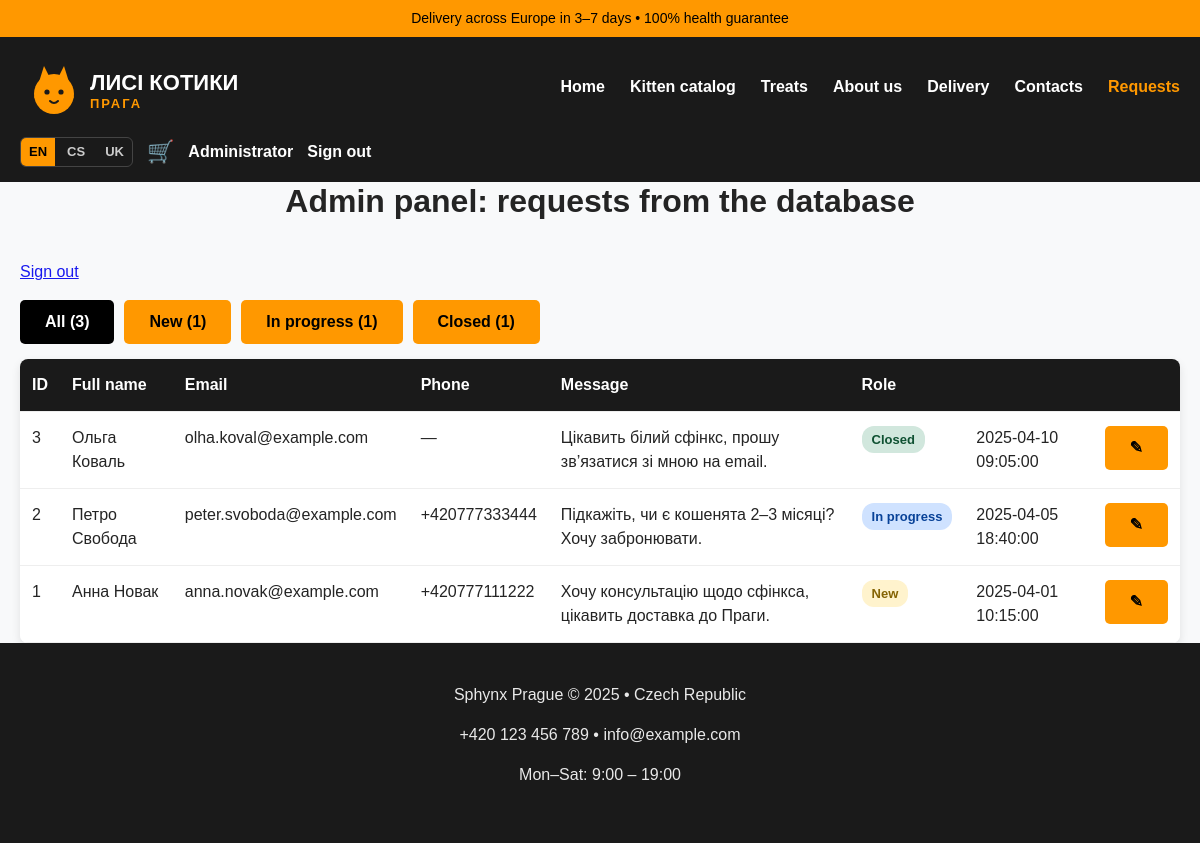
Page /admin_requests.php (signed in) on the committed database.
### tables this page shows
CREATE TABLE IF NOT EXISTS users (
    id INT UNSIGNED AUTO_INCREMENT PRIMARY KEY,
    email VARCHAR(190) NOT NULL UNIQUE,
    password_hash VARCHAR(255) NULL,
    name VARCHAR(100) NOT NULL,
    oauth_provider VARCHAR(20) NULL,
    oauth_id VARCHAR(100) NULL,
    role VARCHAR(20) NOT NULL DEFAULT 'user',
    created_at DATETIME NOT NULL DEFAULT CURRENT_TIMESTAMP
);

CREATE TABLE IF NOT EXISTS requests (
    id INT UNSIGNED AUTO_INCREMENT PRIMARY KEY,
    name VARCHAR(100) NOT NULL,
    email VARCHAR(150) NOT NULL,
    phone VARCHAR(20) NULL,
    age VARCHAR(20) NULL,
    color VARCHAR(50) NULL,
    message TEXT NOT NULL,
    consent TINYINT(1) NOT NULL DEFAULT 0,
    status VARCHAR(20) NOT NULL DEFAULT 'new',
    created_at DATETIME NOT NULL DEFAULT CURRENT_TIMESTAMP
);

### config/i18n.php (called while the page is built, shortened)
<?php
function current_locale(): string
{
    return $GLOBALS['__i18n_locale'] ?? DEFAULT_LOCALE;
}
function t(string $key, array $params = []): string
{
    $dict = $GLOBALS['__i18n_dict'] ?? [];
    $fallback = $GLOBALS['__i18n_fallback'] ?? [];
    $value = $dict[$key] ?? $fallback[$key] ?? $key;
    return $value;
}
function te(string $key, array $params = []): string
{
    return htmlspecialchars(t($key, $params), ENT_QUOTES, 'UTF-8');
}
function lang_switch_url(string $locale): string
{
    $params = $_GET;
    $params['lang'] = $locale;
    $path = strtok($_SERVER['REQUEST_URI'] ?? '/', '?');
    return $path . '?' . http_build_query($params);
}
function locale_label(string $locale): string
{
    return match ($locale) {
        'en' => 'EN',
        'cs' => 'CS',
        'uk' => 'UK',
        default => strtoupper($locale),
    };
}

### config/auth.php (called while the page is built, shortened)
<?php
function current_user(): ?UserRecord
{
    if ($GLOBALS['__current_user'] !== false) {
        return $GLOBALS['__current_user'];
    }
    $user = null;
    $userId = $_SESSION['user_id'] ?? null;
    if ($userId !== null && isset($GLOBALS['pdo'])) {
        $repo = new UserRepository($GLOBALS['pdo']);
        $user = $repo->find((int) $userId);
    }
    return $user;
}
function is_admin(): bool
{
    $user = current_user();
    return $user !== null && $user->role === 'admin';
}
function require_admin(): void
{
    if (!is_admin()) {
        header('Location: login.php?next=' . urlencode($_SERVER['REQUEST_URI'] ?? 'admin_requests.php'));
        exit;
    }
}

### src/UserRepository.php (called while the page is built, shortened)
<?php
final class UserRepository
{
    public function find(int $id): ?UserRecord
    {
        $stmt = $this->pdo->prepare('SELECT * FROM users WHERE id = ?');
        $stmt->execute([$id]);
        $row = $stmt->fetch(PDO::FETCH_ASSOC);
        return $row !== false ? UserRecord::fromRow($row) : null;
    }
}

### src/RequestRepository.php (called while the page is built, shortened)
<?php
final class RequestRepository
{
    public function all(?string $status = null, int $limit = 20, int $offset = 0): array
    {
        $sql = 'SELECT * FROM requests';
        $params = [];
        $sql .= ' ORDER BY id DESC LIMIT ? OFFSET ?';
        $stmt = $this->pdo->prepare($sql);
        $position = 1;
        $stmt->bindValue($position++, $limit, PDO::PARAM_INT);
        $stmt->bindValue($position++, $offset, PDO::PARAM_INT);
        $stmt->execute();
        return array_map(
            static fn (array $row): RequestRecord => RequestRecord::fromRow($row),
            $stmt->fetchAll(PDO::FETCH_ASSOC)
        );
    }
    public function count(?string $status = null): int
    {
        $sql = 'SELECT COUNT(*) FROM requests';
        $params = [];
        if ($status !== null) {
            $sql .= ' WHERE status = ?';
            $params[] = $status;
        }
        $stmt = $this->pdo->prepare($sql);
        $stmt->execute($params);
        return (int) $stmt->fetchColumn();
    }
}

### src/RequestStatus.php (called while the page is built, shortened)
<?php
final class RequestStatus
{
    public static function all(): array
    {
        return [self::NEW, self::IN_PROGRESS, self::CLOSED];
    }
}

### config/labels.php (called while the page is built, shortened)
<?php
function request_status_label(string $status): string
{
    return t('status.' . $status);
}

### src/RequestRecord.php (called while the page is built, shortened)
<?php
final class RequestRecord
{
    public static function fromRow(array $row): self
    {
        return new self(
            id: (int) $row['id'],
            name: (string) $row['name'],
            email: (string) $row['email'],
            phone: $row['phone'] !== null ? (string) $row['phone'] : null,
            age: $row['age'] !== null ? (string) $row['age'] : null,
            color: $row['color'] !== null ? (string) $row['color'] : null,
            message: (string) $row['message'],
            consent: (bool) $row['consent'],
            status: (string) ($row['status'] ?? RequestStatus::NEW),
            createdAt: (string) $row['created_at'],
        );
    }
}

### admin_requests.php (the view, shortened to what this page needs)
<?php
require_once __DIR__ . '/config/bootstrap.php';
require_admin();
$repo = new RequestRepository($pdo);
$statusFilter = $_GET['status'] ?? null;
$perPage = 10;
$page = max(1, (int) ($_GET['page'] ?? 1));
$total = $repo->count($statusFilter);
$totalPages = max(1, (int) ceil($total / $perPage));
$page = min($page, $totalPages);
$requests = $repo->all($statusFilter, $perPage, ($page - 1) * $perPage);
function status_query(?string $status, int $page): string
{
    $params = ['page' => $page];
    if ($status !== null) {
        $params['status'] = $status;
    }
    return '?' . http_build_query($params);
}
include __DIR__ . '/includes/header.php';
?>
<h2 class="section-title"><?= te('requests.admin.title') ?></h2>
<p><a href="logout.php"><?= te('nav.logout') ?></a></p>
<div class="status-filters">
    <a href="<?= htmlspecialchars(status_query(null, 1)) ?>" class="button <?= $statusFilter === null ? 'active' : '' ?>"><?= te('requests.all') ?> (<?= $repo->count() ?>)</a>
    <?php foreach (RequestStatus::all() as $status): ?>
        <a href="<?= htmlspecialchars(status_query($status, 1)) ?>" class="button <?= $statusFilter === $status ? 'active' : '' ?>">
            <?= htmlspecialchars(request_status_label($status)) ?> (<?= $repo->count($status) ?>)
        </a>
    <?php endforeach; ?>
</div>
<?php if ($total === 0): ?>
    <div class="card">
        <p><?= te('requests.empty') ?></p>
    </div>
<?php else: ?>
    <div class="card table-card">
        <div class="table-wrapper">
            <table class="data-table">
                <thead>
                <tr>
                    <th>ID</th>
                    <th><?= te('contacts.form.name') ?></th>
                    <th><?= te('contacts.form.email') ?></th>
                    <th><?= te('contacts.form.phone') ?></th>
                    <th><?= te('contacts.form.message') ?></th>
                    <th><?= te('auth.account.role') ?></th>
                    <th>&nbsp;</th>
                    <th>&nbsp;</th>
                </tr>
                </thead>
                <tbody>
                <?php foreach ($requests as $r): ?>
                    <tr>
                        <td><?= $r->id ?></td>
                        <td><?= htmlspecialchars($r->name) ?></td>
                        <td><?= htmlspecialchars($r->email) ?></td>
                        <td><?= htmlspecialchars($r->phone ?? '—') ?></td>
                        <td><?= nl2br(htmlspecialchars($r->message)) ?></td>
                        <td><span class="status-badge status-<?= htmlspecialchars($r->status) ?>"><?= htmlspecialchars(request_status_label($r->status)) ?></span></td>
                        <td><?= htmlspecialchars($r->createdAt) ?></td>
                        <td><a href="edit_request.php?id=<?= $r->id ?>" class="button">✎</a></td>
                    </tr>
                <?php endforeach; ?>
                </tbody>
            </table>
        </div>
    </div>
<?php endif; ?>
<?php include __DIR__ . '/includes/footer.php'; ?>

### includes/header.php (shortened to what this page needs)
<?php
$__user = current_user();
$__cartCount = 0;
if ($__user !== null && isset($GLOBALS['pdo'])) {
    $__cartCount = (new CartRepository($GLOBALS['pdo']))->count($__user->id);
}
?>
<!DOCTYPE html>
<html lang="<?= htmlspecialchars(current_locale()) ?>">
<head>
    <link rel="stylesheet" href="assets/css/style.css">
</head>
<body>
<div class="top-bar"><?= te('common.topbar') ?></div>
<header class="header">
    <div class="container">
        <a href="index.php" class="logo-link">
            <img src="assets/images/logo.svg" alt="<?= te('common.brand') ?>" class="logo">
        </a>
        <nav class="nav">
            <a href="index.php"><?= te('nav.home') ?></a>
            <a href="index.php#catalog"><?= te('nav.catalog') ?></a>
            <a href="treats.php"><?= te('nav.treats') ?></a>
            <a href="about.php"><?= te('nav.about') ?></a>
            <a href="delivery.php"><?= te('nav.delivery') ?></a>
            <a href="contacts.php"><?= te('nav.contacts') ?></a>
            <?php if (is_admin()): ?>
                <a href="admin_requests.php" class="nav-admin"><?= te('nav.requests') ?></a>
            <?php endif; ?>
        </nav>
        <div class="header-actions">
            <div class="lang-switch">
                <?php foreach (SUPPORTED_LOCALES as $__loc): ?>
                    <a href="<?= htmlspecialchars(lang_switch_url($__loc)) ?>"
                       class="lang-link <?= $__loc === current_locale() ? 'active' : '' ?>"><?= htmlspecialchars(locale_label($__loc)) ?></a>
                <?php endforeach; ?>
            </div>
            <?php if ($__user !== null): ?>
                <a href="cart.php" class="cart-link" title="<?= te('nav.cart') ?>">🛒<?php if ($__cartCount > 0): ?><span class="cart-badge"><?= $__cartCount ?></span><?php endif; ?></a>
                <a href="account.php" class="account-link"><?= htmlspecialchars($__user->name) ?></a>
                <a href="logout.php" class="auth-link"><?= te('nav.logout') ?></a>
            <?php else: ?>
                <a href="login.php" class="auth-link"><?= te('nav.login') ?></a>
                <a href="register.php" class="button auth-register"><?= te('nav.register') ?></a>
            <?php endif; ?>
        </div>
    </div>
</header>
<main class="container">

### includes/footer.php (shortened to what this page needs)
</main>
<footer>
    <div class="container">
        <p><?= te('common.footer.company') ?></p>
        <p><?= te('common.footer.contacts') ?></p>
        <p><?= te('common.footer.hours') ?></p>
    </div>
</footer>
</body>
</html>

### assets/css/style.css (style rules this page uses)
* { box-sizing: border-box; }
body { margin: 0; font-family: Arial, sans-serif; line-height: 1.5; color: #242424; background: #f8f9fa; }
h1, h2, h3 { margin: 0 0 16px; line-height: 1.2; font-weight: bold; }
p { margin: 0 0 16px; opacity: 0.9; }
.container { max-width: 1200px; margin: 0 auto; padding: 0 20px; }
.section-title { text-align: center; margin-bottom: 40px; font-size: 32px; }
.top-bar { background: #ff9800; color: #000; text-align: center; padding: 8px; font-size: 14px; }
.header { background: #1a1a1a; color: white; padding: 15px 0; }
.header .container { display: flex; align-items: center; justify-content: space-between; flex-wrap: wrap; gap: 20px; }
.logo { height: 70px; }
.nav { display: flex; gap: 25px; }
.nav a { color: white; text-decoration: none; font-weight: bold; white-space: nowrap; }
.button { background: #ff9800; color: #000; padding: 10px 25px; text-decoration: none; font-weight: bold; border-radius: 5px; white-space: nowrap; display: inline-block; }
.card, .cat-card, .service-card, .benefit-card, .step { background: white; border-radius: 8px; padding: 20px; box-shadow: 0 4px 10px rgba(0,0,0,0.1); text-align: center; }
footer { background: #1a1a1a; color: white; padding: 40px 0; text-align: center; }
.header .container { flex-direction: column; align-items: center; gap: 15px; text-align: center; }
.nav { flex-direction: column; gap: 8px; width: 100%; text-align: center; }
@media (min-width: 768px) { .header .container { flex-direction: row; justify-content: space-between; align-items: center; } }
@media (min-width: 768px) { .nav { flex-direction: row; gap: 25px; width: auto; } }
.status-filters { display: flex; flex-wrap: wrap; gap: 10px; margin: 15px 0; }
.button.active { background: #000; color: #fff; }
.status-badge { display: inline-block; padding: 4px 10px; border-radius: 12px; font-size: 13px; font-weight: bold; white-space: nowrap; }
.status-new { background: #fff3cd; color: #856404; }
.status-in_progress { background: #cfe2ff; color: #084298; }
.status-closed { background: #d1e7dd; color: #0f5132; }
.table-card { padding: 0; overflow: hidden; }
.table-wrapper { overflow-x: auto; }
.data-table { width: 100%; border-collapse: collapse; background: #fff; }
.data-table th, .data-table td { padding: 14px 12px; border-bottom: 1px solid #eee; text-align: left; vertical-align: top; }
.data-table th { background: #1a1a1a; color: #fff; position: sticky; top: 0; }
.data-table td:last-child, .data-table th:last-child { white-space: nowrap; }
.header-actions { display: flex; align-items: center; gap: 14px; flex-wrap: wrap; justify-content: center; }
.logo-link { display: inline-block; line-height: 0; }
.lang-switch { display: flex; gap: 4px; border: 1px solid #444; border-radius: 6px; overflow: hidden; }
.lang-link { color: #ccc; text-decoration: none; font-weight: bold; font-size: 13px; padding: 4px 8px; }
.lang-link.active { background: #ff9800; color: #000; }
.header-actions .auth-link, .header-actions .account-link { color: #fff; text-decoration: none; font-weight: bold; white-space: nowrap; }
.cart-link { position: relative; font-size: 22px; text-decoration: none; line-height: 1; }
.nav-admin { color: #ff9800 !important; }

### rows in the picture
users: name "Administrator"
requests: id "3", name "Ольга Коваль", email "olha.koval@example.com", phone "—", message "Цікавить білий сфінкс, прошу зв’язатися зі мною на email.", status "Closed", created_at "2025-04-10 09:05:00"
requests: id "2", name "Петро Свобода", email "peter.svoboda@example.com", phone "+420777333444", message "Підкажіть, чи є кошенята 2–3 місяці? Хочу забронювати.", status "In progress", created_at "2025-04-05 18:40:00"
requests: id "1", name "Анна Новак", email "anna.novak@example.com", phone "+420777111222", message "Хочу консультацію щодо сфінкса, цікавить доставка до Праги.", status "New", created_at "2025-04-01 10:15:00"

### other values in the picture
te('common.topbar') "Delivery across Europe in 3–7 days • 100% health guarantee"
te('nav.home') "Home"
te('nav.catalog') "Kitten catalog"
te('nav.treats') "Treats"
te('nav.about') "About us"
te('nav.delivery') "Delivery"
te('nav.contacts') "Contacts"
te('nav.requests') "Requests"
locale_label($__loc) "EN"
locale_label($__loc) "CS"
locale_label($__loc) "UK"
te('nav.logout') "Sign out"
te('requests.admin.title') "Admin panel: requests from the database"
te('requests.all') "All"
$repo->count() "3"
